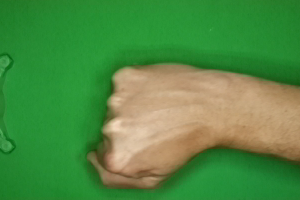
#> input picture data/rock/2DdERUV7Te8ivywq.png, 300 x 200 px
$ python main.py   (older library calls are emulated)
#> lines starting #> are read from the running program, lines starting #| are printed output that depends on the picture; after the words box and inside, x2 and y2 are one past the last pixel; in counts of white or black regions, pixels touching at a corner belong together
#> in load_and_preprocess_images, img is the input picture: shape (200, 300, 3); mean B, G, R 67.5, 139.5, 80.4
#> in load_and_preprocess_images, `img_resized = cv2.resize(img, target_size)`:
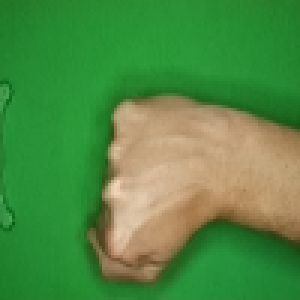
#> img_resized: shape (100, 100, 3) (shown 3 times larger); mean R, G, B 80.6, 139.7, 67.7
import os
import numpy as np
import pandas as pd
import matplotlib.pyplot as plt
import seaborn as sns
from sklearn.decomposition import PCA
from sklearn.cluster import KMeans
from sklearn.preprocessing import StandardScaler
from sklearn.metrics import silhouette_score, confusion_matrix, classification_report
import cv2
import warnings
warnings.filterwarnings('ignore')

# Configurações de visualização
plt.style.use('seaborn-v0_8-darkgrid')
sns.set_palette("husl")
plt.rcParams['figure.figsize'] = (12, 8)
plt.rcParams['font.size'] = 12

class RockPaperScissorsAnalyzer:
    def __init__(self, data_path='data'):
        self.data_path = data_path
        self.images = []
        self.labels = []
        self.features = None
        self.labels_numeric = None
        self.label_mapping = {'rock': 0, 'paper': 1, 'scissors': 2}
        self.reverse_mapping = {0: 'rock', 1: 'paper', 2: 'scissors'}

    def load_and_preprocess_images(self, target_size=(100, 100), max_images_per_class=200):
        print("Carregando imagens...")

        for class_name in ['rock', 'paper', 'scissors']:
            class_path = os.path.join(self.data_path, class_name)
            if not os.path.exists(class_path):
                print(f"Aviso: Pasta {class_path} não encontrada!")
                continue

            image_files = [f for f in os.listdir(class_path) if f.endswith('.png')]
            image_files = image_files[:max_images_per_class]

            print(f"  {class_name}: {len(image_files)} imagens")

            for img_file in image_files:
                img_path = os.path.join(class_path, img_file)

                img = cv2.imread(img_path)
                img = cv2.cvtColor(img, cv2.COLOR_BGR2RGB)

                img_resized = cv2.resize(img, target_size)

                self.images.append(img_resized)
                self.labels.append(class_name)
#> pass 2 of the loop in load_and_preprocess_images, `for class_name in ['rock', 'paper', 'scissors']:`:
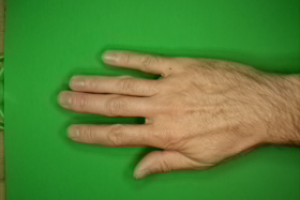
#> input picture data/paper/3MMu7EXUtM6aEtXU.png, 300 x 200 px
#> in load_and_preprocess_images, img is the input picture: shape (200, 300, 3); mean B, G, R 55.7, 132.3, 83.8
#> in load_and_preprocess_images, `img_resized = cv2.resize(img, target_size)`:
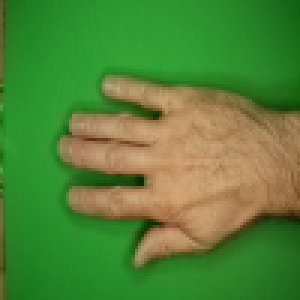
#> img_resized: shape (100, 100, 3) (shown 3 times larger); mean R, G, B 84.1, 132.6, 55.9

        print(f"Total de imagens carregadas: {len(self.images)}")
        print(f"Distribuição: Rock={self.labels.count('rock')}, "
              f"Paper={self.labels.count('paper')}, "
              f"Scissors={self.labels.count('scissors')}")

        # Converte labels para numérico
        self.labels_numeric = np.array([self.label_mapping[label] for label in self.labels])

        return self.images, self.labels_numeric

    def extract_features(self):
        print("\nExtraindo características das imagens...")

        features_list = []

        for img in self.images:
            hist_r = cv2.calcHist([img], [0], None, [16], [0, 256]).flatten()
            hist_g = cv2.calcHist([img], [1], None, [16], [0, 256]).flatten()
            hist_b = cv2.calcHist([img], [2], None, [16], [0, 256]).flatten()

            gray = cv2.cvtColor(img, cv2.COLOR_RGB2GRAY)
            sobelx = cv2.Sobel(gray, cv2.CV_64F, 1, 0, ksize=3).flatten()
            sobely = cv2.Sobel(gray, cv2.CV_64F, 0, 1, ksize=3).flatten()

            mean_color = np.mean(img, axis=(0, 1))
            std_color = np.std(img, axis=(0, 1))

            hsv = cv2.cvtColor(img, cv2.COLOR_RGB2HSV)
            lower_skin = np.array([0, 20, 70], dtype=np.uint8)
            upper_skin = np.array([20, 255, 255], dtype=np.uint8)
            mask = cv2.inRange(hsv, lower_skin, upper_skin)
            hand_area = np.sum(mask > 0) / mask.size

            # Combina todas as características
            features = np.concatenate([
                hist_r, hist_g, hist_b,
                sobelx[:50],
                sobely[:50],
                mean_color,
                std_color,
                [hand_area]
            ])

            features_list.append(features)

        self.features = np.array(features_list)
        print(f"Forma das características: {self.features.shape}")

        return self.features

    def apply_pca(self, n_components=None, variance_threshold=0.95):
        """
        Aplica PCA para redução de dimensionalidade

        Args:
            n_components: Número de componentes (None para automático)
            variance_threshold: Variância mínima a ser explicada
        """
        print("\nAplicando PCA...")

        # Padronização dos dados
        scaler = StandardScaler()
        features_scaled = scaler.fit_transform(self.features)

        # Determina número de componentes
        if n_components is None:
            pca_full = PCA()
            pca_full.fit(features_scaled)
            cumulative_variance = np.cumsum(pca_full.explained_variance_ratio_)
            n_components = np.argmax(cumulative_variance >= variance_threshold) + 1
            print(f"  Componentes para {variance_threshold*100:.1f}% de variância: {n_components}")

        # Aplica PCA
        pca = PCA(n_components=n_components)
        features_pca = pca.fit_transform(features_scaled)

        # Estatísticas do PCA
        explained_variance = pca.explained_variance_ratio_
        cumulative_variance = np.cumsum(explained_variance)

        print(f"  Forma após PCA: {features_pca.shape}")
        print(f"  Variância explicada por componente: {explained_variance[:5]}")
        print(f"  Variância acumulada total: {cumulative_variance[-1]:.4f}")

        # Visualiza resultados do PCA
        self._plot_pca_results(pca, features_pca)

        return features_pca, pca

    def _plot_pca_results(self, pca, features_pca):
        fig, axes = plt.subplots(2, 2, figsize=(14, 10))

        # Variância explicada
        axes[0, 0].plot(range(1, len(pca.explained_variance_ratio_) + 1),
                       np.cumsum(pca.explained_variance_ratio_), 'bo-')
        axes[0, 0].axhline(y=0.95, color='r', linestyle='--', alpha=0.5)
        axes[0, 0].set_xlabel('Número de Componentes')
        axes[0, 0].set_ylabel('Variância Explicada Acumulada')
        axes[0, 0].set_title('Variância Explicada pelo PCA')
        axes[0, 0].grid(True, alpha=0.3)

        # Primeiros dois componentes
        scatter = axes[0, 1].scatter(features_pca[:, 0], features_pca[:, 1],
                                    c=self.labels_numeric, cmap='viridis', alpha=0.6)
        axes[0, 1].set_xlabel('Primeiro Componente Principal')
        axes[0, 1].set_ylabel('Segundo Componente Principal')
        axes[0, 1].set_title('Projeção nos Dois Primeiros Componentes')

        legend_elements = [plt.Line2D([0], [0], marker='o', color='w',
                                     markerfacecolor='yellow', markersize=10, label='Rock'),
                          plt.Line2D([0], [0], marker='o', color='w',
                                     markerfacecolor='green', markersize=10, label='Paper'),
                          plt.Line2D([0], [0], marker='o', color='w',
                                     markerfacecolor='blue', markersize=10, label='Scissors')]
        axes[0, 1].legend(handles=legend_elements)

        # Heatmap dos componentes principais
        im = axes[1, 0].imshow(pca.components_[:10, :50], cmap='coolwarm',
                              aspect='auto', interpolation='nearest')
        axes[1, 0].set_xlabel('Características Originais')
        axes[1, 0].set_ylabel('Componentes PCA')
        axes[1, 0].set_title('Heatmap dos Componentes Principais')
        plt.colorbar(im, ax=axes[1, 0])

        # Distribuição 3D (se houver pelo menos 3 componentes)
        if features_pca.shape[1] >= 3:
            ax_3d = fig.add_subplot(2, 2, 4, projection='3d')
            scatter_3d = ax_3d.scatter(features_pca[:, 0], features_pca[:, 1],
                                      features_pca[:, 2], c=self.labels_numeric,
                                      cmap='viridis', alpha=0.6)
            ax_3d.set_xlabel('PC1')
            ax_3d.set_ylabel('PC2')
            ax_3d.set_zlabel('PC3')
            ax_3d.set_title('Projeção 3D - Três Primeiros Componentes')

        plt.tight_layout()
        plt.savefig('results/pca_results/pca_analysis.png', dpi=150, bbox_inches='tight')
        plt.show()

    # [112 lines left out: functions apply_kmeans, _elbow_method, _analyze_clusters, not called in this run]

    def visualize_sample_images(self, n_samples=5):
        fig, axes = plt.subplots(3, n_samples, figsize=(15, 9))

        for i, class_name in enumerate(['rock', 'paper', 'scissors']):
            # Encontra índices das imagens desta classe
            class_indices = [idx for idx, label in enumerate(self.labels) if label == class_name]
            sample_indices = class_indices[:n_samples]

            for j, idx in enumerate(sample_indices):
                axes[i, j].imshow(self.images[idx])
                axes[i, j].axis('off')

                if j == 0:
                    axes[i, j].set_ylabel(class_name.capitalize(), fontsize=14)

        plt.suptitle('Amostras das Imagens por Classe', fontsize=16)
        plt.tight_layout()
        plt.savefig('results/sample_images.png', dpi=150, bbox_inches='tight')
        plt.show()

    def run_full_analysis(self, max_images_per_class=200):
        print("=" * 60)
        print("ANÁLISE DE DADOS - ROCK-PAPER-SCISSORS")
        print("=" * 60)

        os.makedirs('results/pca_results', exist_ok=True)
        os.makedirs('results/clusters', exist_ok=True)

        self.load_and_preprocess_images(max_images_per_class=max_images_per_class)
#| Total de imagens carregadas: 2
        self.visualize_sample_images()
#> in visualize_sample_images, `plt.savefig('results/sample_images.png', dpi=150, bbox_inches='tight')`:
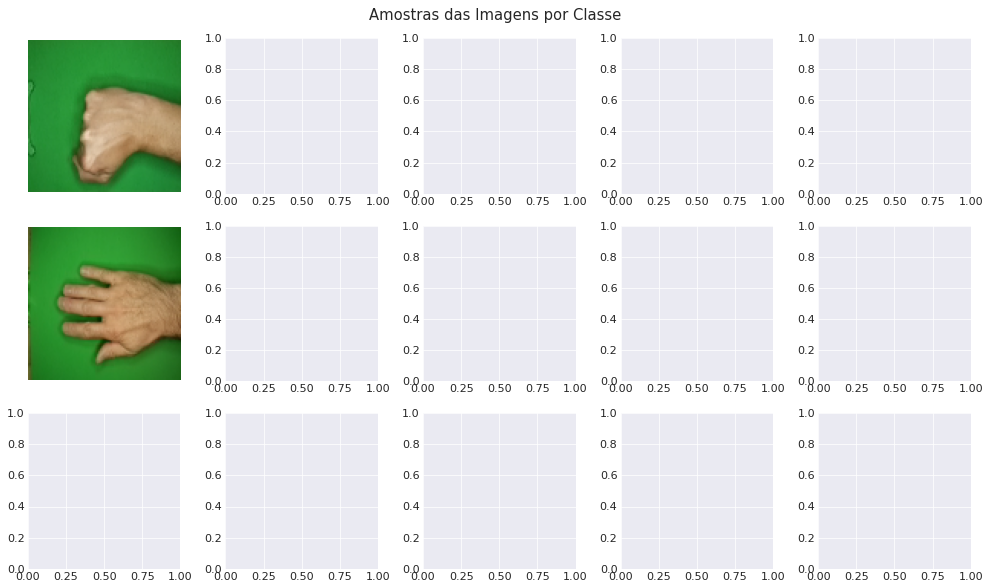
#> figure drawn by matplotlib, 2 panels
        self.extract_features()
#> the loop in extract_features, `for img in self.images:` made 2 passes
#> (mean_color, std_color, lower_skin, upper_skin, hand_area) on passes 1 to 2: ([80.61, 139.7, 67.71], [67.01, 20.45, 32.79], [0, 20, 70], [20, 255, 255], 0.274), ([84.05, 132.6, 55.92], [62.23, 21.34, 27.26], [0, 20, 70], [20, 255, 255], 0.294)
#> pass 1, in extract_features, `gray = cv2.cvtColor(img, cv2.COLOR_RGB2GRAY)`:
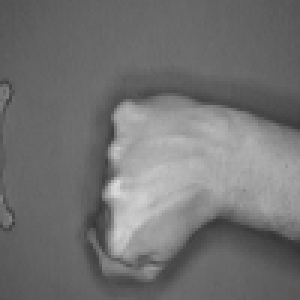
#> gray: shape (100, 100) (shown 3 times larger); min 52, max 217, mean 113.8
#> pass 1, in extract_features, `mask = cv2.inRange(hsv, lower_skin, upper_skin)`:
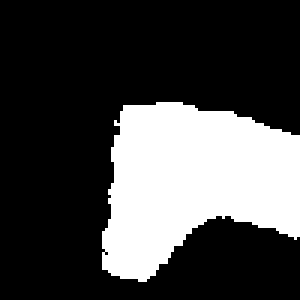
#> mask: shape (100, 100) (shown 3 times larger); 27.4% white; 1 white region, box (x1, y1, x2, y2) and area: (34, 34, 100, 94) 2743
#> pass 2, in extract_features, `gray = cv2.cvtColor(img, cv2.COLOR_RGB2GRAY)`:
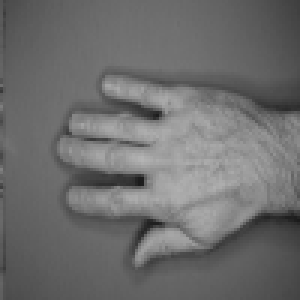
#> gray: shape (100, 100) (shown 3 times larger); min 27, max 180, mean 109.3
#> after the loop in extract_features, `for img in self.images:`: hsv: shape (100, 100, 3); mean H, S, V 44.7, 163.2, 144.6
#> after the loop in extract_features, `for img in self.images:`: features_list = 2 items
#| Forma das características: (2, 155)

        features_pca, pca_model = self.apply_pca(variance_threshold=0.95)
#> in apply_pca, `features_pca = pca.fit_transform(features_scaled)`: features_pca = [-9.43, 9.43]
#|   Forma após PCA: (2, 1)
        cluster_labels, kmeans_model = self.apply_kmeans(features_pca, n_clusters=3)

        print("\n" + "=" * 60)
        print("ANÁLISE CONCLUÍDA COM SUCESSO!")
        print("=" * 60)


def main():
    analyzer = RockPaperScissorsAnalyzer(data_path='data')

    analyzer.run_full_analysis(max_images_per_class=200)

    print("\nResultados salvos na pasta 'results/'")
    print("Arquivos gerados:")
    print("  - results/sample_images.png")
    print("  - results/pca_results/pca_analysis.png")
    print("  - results/clusters/elbow_method.png")
    print("  - results/clusters/cluster_analysis.png")


if __name__ == "__main__":
#> (the run stopped early here; a loop or call above may not have finished)
